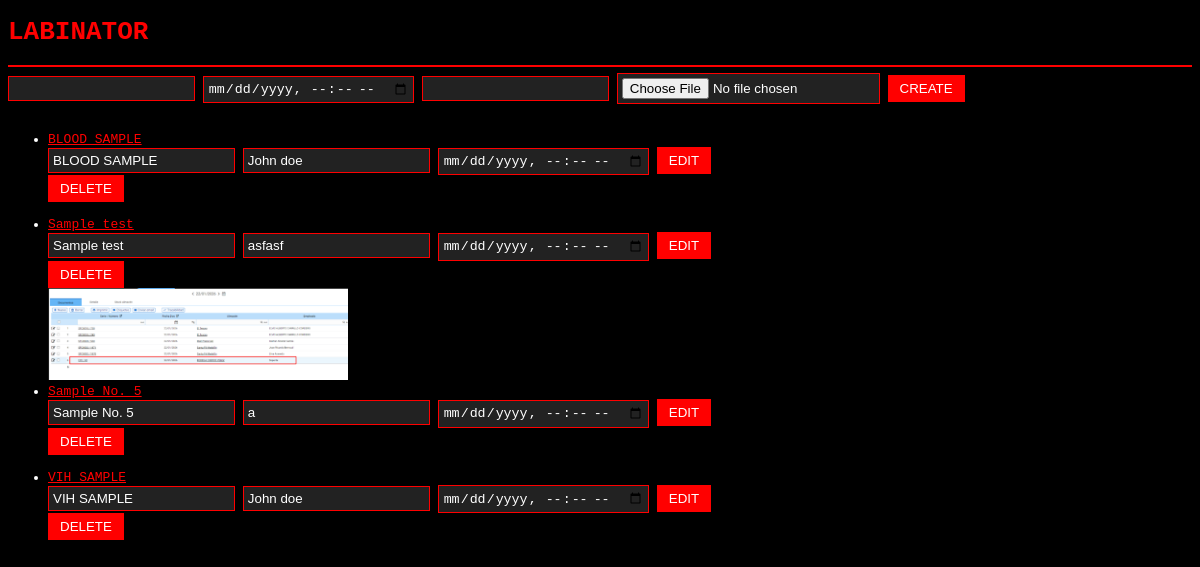
The page /samplesAnalyzer/ on the database as committed earlier.
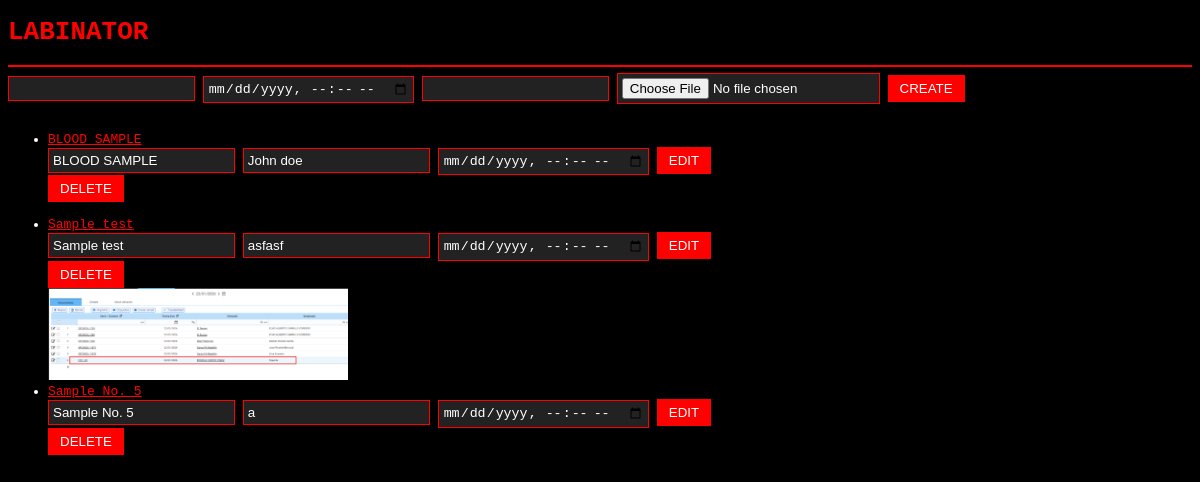
The same page on the database as committed later.
### samplesAnalyzer/models.py (models this page shows, shortened)
class Samples(models.Model):
    sample_name = models.CharField(max_length=50)
    sample_pacient_name = models.CharField(max_length=50)
    sample_date = models.DateTimeField("Sample Date")
    sample_image = models.ImageField(upload_to="samples/", blank=True, null=True)

### samplesAnalyzer/views.py (the view)
# urls.py: path("", views.index, name="index"),
def index(request):
    latest_sample_list = Samples.objects.order_by("sample_date")[:5]
    context = {"latest_sample_list": latest_sample_list}
    return render(request, "samplesAnalyzer/index.html", context)

### samplesAnalyzer/templates/samplesAnalyzer/index.html (shortened to what this page needs)
{% extends "samplesAnalyzer/LabinatorDesign.html" %}
{% block content %}
{% if latest_sample_list %}
    <form method="post" action="{% url 'samplesAnalyzer:samples_create' %}" enctype="multipart/form-data">
        <input type="text" name="sample_name">
        <input type="datetime-local" name="sample_date">
        <input type="text" name="sample_pacient_name" value="">
        <input type="file" name="sample_image">
        <button type="submit">CREATE</button>
    </form>
    <ul>
    {% for samples in latest_sample_list %}
    {% if samples.sample_image %}
    <img src="{{ samples.sample_image.url }}" width="300">
    {% endif %}
    <br>
        <li>
            <a href="{% url 'samplesAnalyzer:detail' samples.sample_name %}">{{ samples.sample_name }}</a>
            <form method="post" action="{% url 'samplesAnalyzer:samples_edit' samples.id %}">
                <input type="text" name="sample_name" value="{{ samples.sample_name }}">
                <input type="text" name="sample_pacient_name" value="{{ samples.sample_pacient_name }}">
                <input type="datetime-local" name="sample_date" value="{{ samples.sample_date }}">
                <button type="submit">EDIT</button>
            </form>
            <form method="post" action="{% url 'samplesAnalyzer:samples_delete' samples.id %}">
                <button type="submit">DELETE</button>
            </form>
        </li>
    {% endfor %}
    </ul>
{% else %}
    <p>No Samples are available.</p>
{% endif %}
{% endblock %}

### samplesAnalyzer/templates/samplesAnalyzer/LabinatorDesign.html (shortened to what this page needs)
<!DOCTYPE html>
<html>
<head>
</head>
<body>
    <h1>LABINATOR</h1>
    <hr color="red">
    {% block content %}{% endblock %}
</body>
</html>

### samplesAnalyzer/templates/samplesAnalyzer/LabinatorDesign.html (style rules this page uses)
body { background-color: black; color: white; font-family: monospace; }
h1 { color: red; }
button { background-color: red; color: white; border: none; padding: 6px 12px; cursor: pointer; }
input { background-color: #222; color: white; border: 1px solid red; padding: 4px; }
a { color: red; }

Rows that differ between the two databases and show on the page:
removed Samples: sample_name "VIH SAMPLE", sample_pacient_name "John doe"
